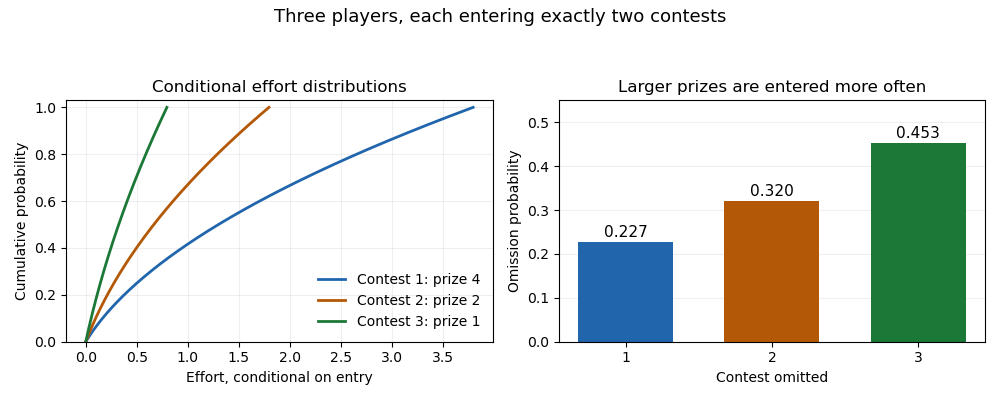

Recreate this plot in Python.
"""Render the two-of-three all-pay equilibrium; write the PNG to cwd.

Tested with Python 3.14, NumPy 2.3.5 and Matplotlib 3.10.7.
"""

from pathlib import Path

import matplotlib

matplotlib.use("Agg")
import matplotlib.pyplot as plt
import numpy as np


def main():
    n = 3
    prizes = np.array([4.0, 2.0, 1.0])
    exponent = 1.0 / (n - 1)
    q = prizes ** (-exponent)
    q /= q.sum()
    u = q[0] ** (n - 1) * prizes[0]
    colors = ["#2166ac", "#b35806", "#1b7837"]
    fig, axes = plt.subplots(1, 2, figsize=(10, 4), dpi=100)
    fig.patch.set_facecolor("white")
    ax = axes[0]
    for j, (w, color) in enumerate(zip(prizes, colors)):
        b = np.linspace(0, w - u, 300)
        h = (((b + u) / w) ** exponent - q[j]) / (1 - q[j])
        ax.plot(b, h, color=color, linewidth=2, label=f"Contest {j + 1}: prize {w:g}")
    ax.set(xlabel="Effort, conditional on entry", ylabel="Cumulative probability", ylim=(0, 1.03))
    ax.set_title("Conditional effort distributions")
    ax.legend(frameon=False, fontsize=10, loc="lower right")
    ax.grid(alpha=0.2)
    ax = axes[1]
    bars = ax.bar([1, 2, 3], q, color=colors, width=0.65)
    for bar, prob in zip(bars, q):
        ax.text(bar.get_x() + bar.get_width() / 2, prob + 0.012, f"{prob:.3f}", ha="center", fontsize=11)
    ax.set(xlabel="Contest omitted", ylabel="Omission probability", xticks=[1, 2, 3], ylim=(0, 0.55))
    ax.set_title("Larger prizes are entered more often")
    ax.grid(axis="y", alpha=0.2)
    ax.set_axisbelow(True)
    fig.suptitle("Three players, each entering exactly two contests", fontsize=13)
    fig.tight_layout(rect=(0, 0, 1, 0.92))
    fig.savefig(Path.cwd() / "paper-42-entry-and-effort.png", dpi=100, facecolor="white", transparent=False)
    plt.close(fig)


if __name__ == "__main__":
    main()
